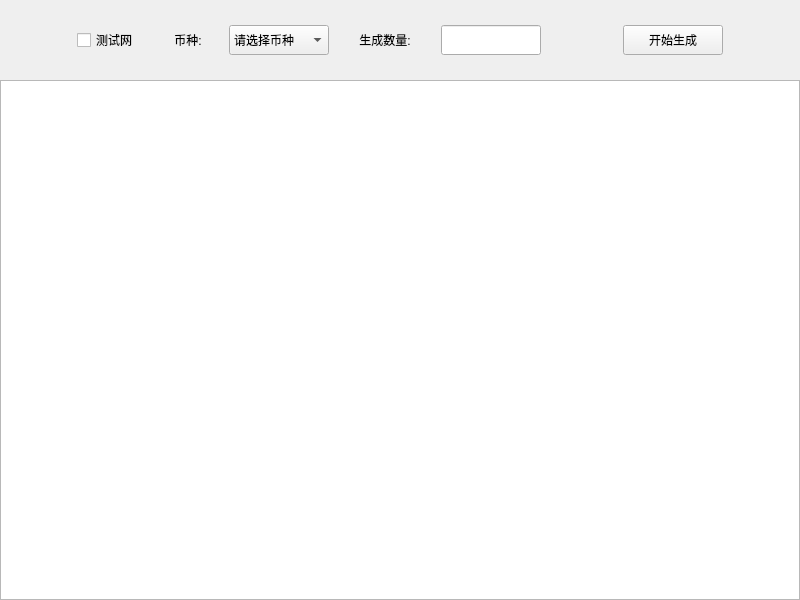
<?xml version="1.0" encoding="UTF-8"?>
<ui version="4.0">
 <class>GenerateAddrTool</class>
 <widget class="QMainWindow" name="GenerateAddrTool">
  <property name="geometry">
   <rect>
    <x>0</x>
    <y>0</y>
    <width>800</width>
    <height>600</height>
   </rect>
  </property>
  <property name="minimumSize">
   <size>
    <width>800</width>
    <height>600</height>
   </size>
  </property>
  <property name="maximumSize">
   <size>
    <width>800</width>
    <height>600</height>
   </size>
  </property>
  <property name="windowTitle">
   <string>MainWindow</string>
  </property>
  <widget class="QWidget" name="centralwidget">
   <widget class="QWidget" name="widget" native="true">
    <property name="geometry">
     <rect>
      <x>0</x>
      <y>0</y>
      <width>800</width>
      <height>80</height>
     </rect>
    </property>
    <property name="minimumSize">
     <size>
      <width>800</width>
      <height>80</height>
     </size>
    </property>
    <property name="maximumSize">
     <size>
      <width>800</width>
      <height>80</height>
     </size>
    </property>
    <layout class="QHBoxLayout" name="horizontalLayout">
     <property name="leftMargin">
      <number>0</number>
     </property>
     <property name="topMargin">
      <number>0</number>
     </property>
     <property name="rightMargin">
      <number>0</number>
     </property>
     <property name="bottomMargin">
      <number>0</number>
     </property>
     <item>
      <spacer name="horizontalSpacer_2">
       <property name="orientation">
        <enum>Qt::Horizontal</enum>
       </property>
       <property name="sizeHint" stdset="0">
        <size>
         <width>40</width>
         <height>20</height>
        </size>
       </property>
      </spacer>
     </item>
     <item>
      <widget class="QCheckBox" name="checkBox_isTestNet">
       <property name="enabled">
        <bool>true</bool>
       </property>
       <property name="minimumSize">
        <size>
         <width>70</width>
         <height>30</height>
        </size>
       </property>
       <property name="maximumSize">
        <size>
         <width>70</width>
         <height>30</height>
        </size>
       </property>
       <property name="focusPolicy">
        <enum>Qt::StrongFocus</enum>
       </property>
       <property name="styleSheet">
        <string notr="true">font: 12pt &quot;微软雅黑&quot;;</string>
       </property>
       <property name="text">
        <string>测试网</string>
       </property>
      </widget>
     </item>
     <item>
      <widget class="QLabel" name="label">
       <property name="minimumSize">
        <size>
         <width>70</width>
         <height>30</height>
        </size>
       </property>
       <property name="maximumSize">
        <size>
         <width>70</width>
         <height>30</height>
        </size>
       </property>
       <property name="styleSheet">
        <string notr="true">font: 13pt &quot;微软雅黑&quot;;</string>
       </property>
       <property name="text">
        <string>币种:</string>
       </property>
       <property name="alignment">
        <set>Qt::AlignCenter</set>
       </property>
      </widget>
     </item>
     <item>
      <widget class="QComboBox" name="cbx_coinType">
       <property name="minimumSize">
        <size>
         <width>100</width>
         <height>30</height>
        </size>
       </property>
       <property name="maximumSize">
        <size>
         <width>100</width>
         <height>30</height>
        </size>
       </property>
       <property name="focusPolicy">
        <enum>Qt::NoFocus</enum>
       </property>
       <property name="styleSheet">
        <string notr="true">QComboBox QAbstractItemView {
    border : 1px solid rgb(111, 156, 207);
    background: white;
    font-size: 13px;
    outline: none;
}
QComboBox QAbstractItemView::item {
    color: rgb(73, 73, 73);
    background: white;
    height: 25px;
}
QComboBox QAbstractItemView::item:selected {
    background: rgb(232, 241, 250);
    color: rgb(2, 65, 132);
}</string>
       </property>
       <item>
        <property name="text">
         <string>请选择币种</string>
        </property>
       </item>
       <item>
        <property name="text">
         <string>TRX</string>
        </property>
       </item>
       <item>
        <property name="text">
         <string>BTC</string>
        </property>
       </item>
       <item>
        <property name="text">
         <string>ETH</string>
        </property>
       </item>
       <item>
        <property name="text">
         <string>USDP</string>
        </property>
       </item>
       <item>
        <property name="text">
         <string>HTDF</string>
        </property>
       </item>
       <item>
        <property name="text">
         <string>LTC</string>
        </property>
       </item>
       <item>
        <property name="text">
         <string>DASH</string>
        </property>
       </item>
       <item>
        <property name="text">
         <string>HET</string>
        </property>
       </item>
       <item>
        <property name="text">
         <string>XRP</string>
        </property>
       </item>
       <item>
        <property name="text">
         <string>EOS</string>
        </property>
       </item>
       <item>
        <property name="text">
         <string>XLM</string>
        </property>
       </item>
      </widget>
     </item>
     <item>
      <widget class="QLabel" name="label_2">
       <property name="minimumSize">
        <size>
         <width>100</width>
         <height>30</height>
        </size>
       </property>
       <property name="maximumSize">
        <size>
         <width>100</width>
         <height>30</height>
        </size>
       </property>
       <property name="styleSheet">
        <string notr="true">font: 13pt &quot;微软雅黑&quot;;</string>
       </property>
       <property name="text">
        <string>生成数量:</string>
       </property>
       <property name="alignment">
        <set>Qt::AlignCenter</set>
       </property>
      </widget>
     </item>
     <item>
      <widget class="QLineEdit" name="led_addrCount">
       <property name="minimumSize">
        <size>
         <width>100</width>
         <height>30</height>
        </size>
       </property>
       <property name="maximumSize">
        <size>
         <width>100</width>
         <height>30</height>
        </size>
       </property>
       <property name="focusPolicy">
        <enum>Qt::StrongFocus</enum>
       </property>
      </widget>
     </item>
     <item>
      <spacer name="horizontalSpacer_3">
       <property name="orientation">
        <enum>Qt::Horizontal</enum>
       </property>
       <property name="sizeHint" stdset="0">
        <size>
         <width>40</width>
         <height>20</height>
        </size>
       </property>
      </spacer>
     </item>
     <item>
      <widget class="QPushButton" name="btn_startGenAddr">
       <property name="minimumSize">
        <size>
         <width>100</width>
         <height>30</height>
        </size>
       </property>
       <property name="maximumSize">
        <size>
         <width>100</width>
         <height>30</height>
        </size>
       </property>
       <property name="cursor">
        <cursorShape>PointingHandCursor</cursorShape>
       </property>
       <property name="focusPolicy">
        <enum>Qt::NoFocus</enum>
       </property>
       <property name="text">
        <string>开始生成</string>
       </property>
      </widget>
     </item>
     <item>
      <spacer name="horizontalSpacer">
       <property name="orientation">
        <enum>Qt::Horizontal</enum>
       </property>
       <property name="sizeHint" stdset="0">
        <size>
         <width>40</width>
         <height>20</height>
        </size>
       </property>
      </spacer>
     </item>
    </layout>
   </widget>
   <widget class="QWidget" name="widget_2" native="true">
    <property name="geometry">
     <rect>
      <x>0</x>
      <y>80</y>
      <width>800</width>
      <height>520</height>
     </rect>
    </property>
    <widget class="QTextEdit" name="ted_info">
     <property name="geometry">
      <rect>
       <x>0</x>
       <y>0</y>
       <width>800</width>
       <height>520</height>
      </rect>
     </property>
     <property name="styleSheet">
      <string notr="true">font: 11pt &quot;微软雅黑&quot;;</string>
     </property>
    </widget>
   </widget>
  </widget>
 </widget>
 <resources/>
 <connections/>
</ui>
